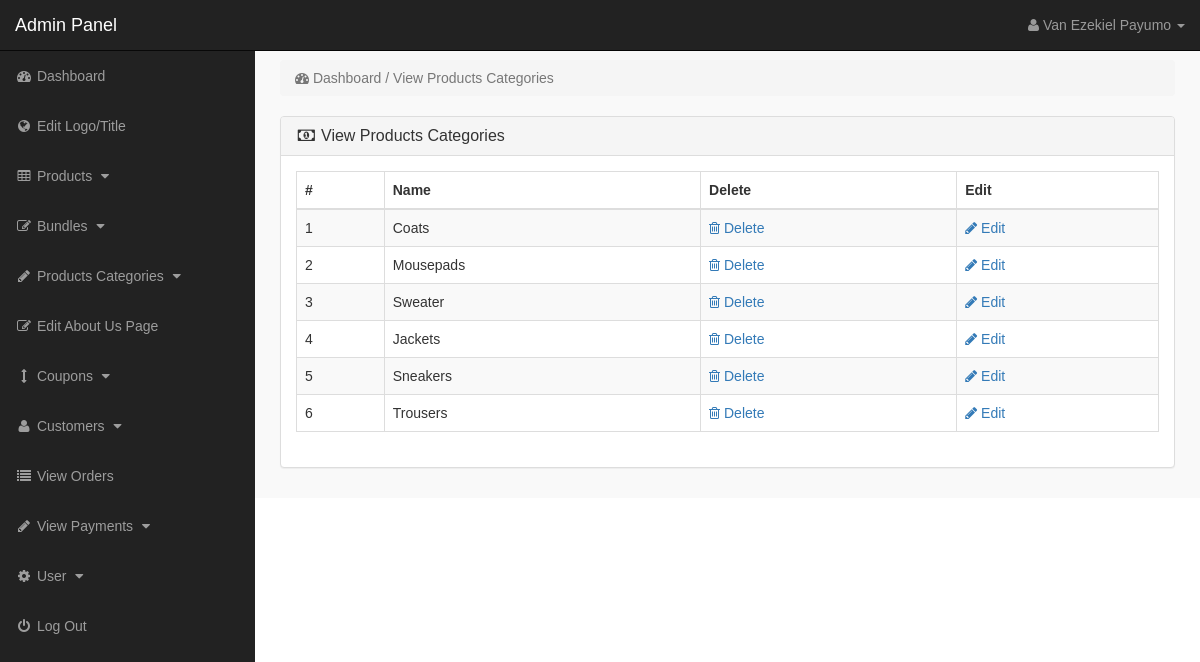
The app's page /admin_area/index.php?view_p_cats (signed in), older data.
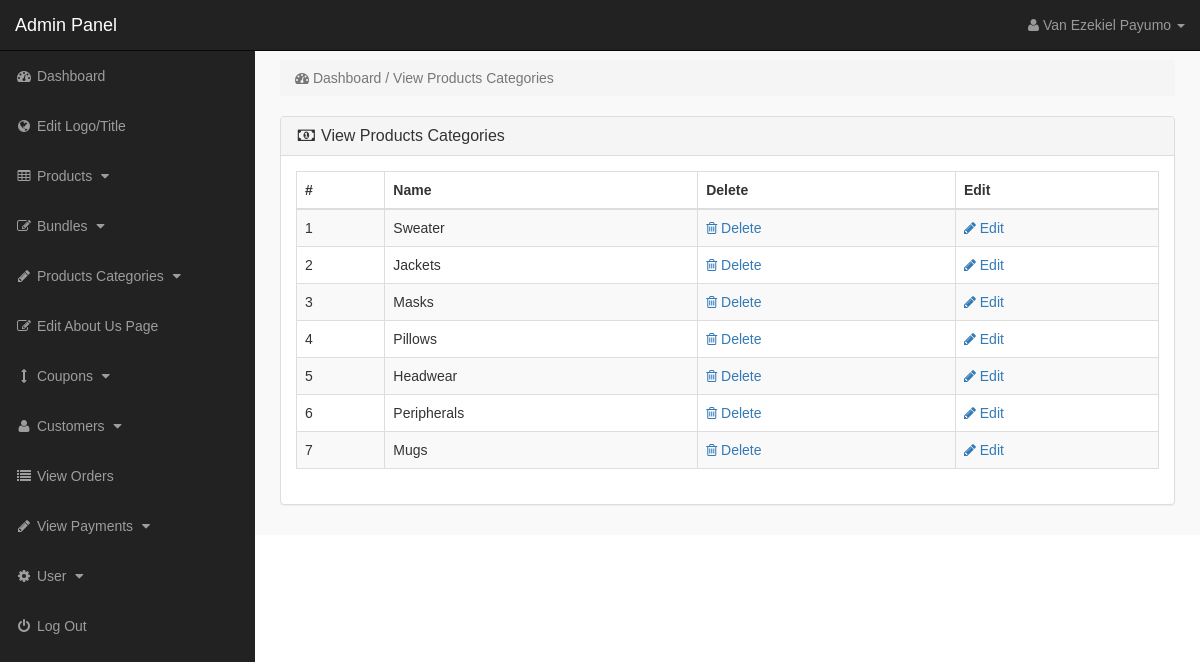
The same page, newer data.
### tables this page shows
CREATE TABLE `product_categories` (
  `p_cat_id` int(10) NOT NULL,
  `p_cat_title` text NOT NULL,
  `p_cat_image` text NOT NULL
);

### admin_area/view_p_cats.php (the view)
<?php
if(!isset($_SESSION['admin_email'])){
echo "<script>window.open('login.php','_self')</script>";
}
else {
    $admin_level = $_SESSION['admin_level'];
    if ($admin_level == 2) {
        $hideme = 'display:none;';
    } else {
        $hideme = '';
    }
?>
<div class="row">
<div class="col-lg-12">
<ol class="breadcrumb">
<li class="active">
<i class="fa fa-dashboard"></i> Dashboard / View Products Categories
</li>
</ol>
</div>
</div>
<div class="row">
<div class="col-lg-12">
<div class="panel panel-default">
<div class="panel-heading">
<h3 class="panel-title">
<i class="fa fa-money fa-fw"> </i> View Products Categories
</h3>
</div>
<div class="panel-body">
<div class="table-responsive">
<table class="table table-bordered table-hover table-striped">
<thead>
<tr>
<th>#</th>
<th>Name</th>
<th>Delete</th>
<th>Edit</th>
</tr>
</thead>
<tbody>
<?php
$i=0;
$get_p_cats = "select * from product_categories";
$run_p_cats = mysqli_query($con,$get_p_cats);
while($row_p_cats = mysqli_fetch_array($run_p_cats)){
$p_cat_id = $row_p_cats['p_cat_id'];
$p_cat_title = $row_p_cats['p_cat_title'];
$i++;
?>
<tr>
<td> <?php echo $i; ?> </td>
<td> <?php echo $p_cat_title; ?> </td>
<td>
<a style="<?php echo $hideme; ?>" href="index.php?delete_p_cat=<?php echo $p_cat_id; ?>">
<i class="fa fa-trash-o"></i> Delete
</a>
</td>
<td>
<a href="index.php?edit_p_cat=<?php echo $p_cat_id; ?>">
<i class="fa fa-pencil"></i> Edit
</a>
</td>
</tr>
<?php } ?>
</tbody>
</table>
</div>
</div>
</div>
</div>
</div>
<?php } ?>

### admin_area/includes/sidebar.php (shortened to what this page needs)
<?php
if (!isset($_SESSION['admin_email'])) {
    echo "<script>window.open('login.php','_self')</script>";
} else {
    $admin_level = $_SESSION['admin_level'];
    if ($admin_level == 2) {
        $hideme = 'display:none;';
    } else {
        $hideme = '';
    }
    ?>
<nav class="navbar navbar-inverse navbar-fixed-top" >
<div class="navbar-header" >
<a class="navbar-brand" href="index.php?dashboard" >Admin Panel</a>
</div>
<ul class="nav navbar-right top-nav" >
<li class="dropdown" >
<a href="#" class="dropdown-toggle" data-toggle="dropdown" >
<i class="fa fa-user" ></i>
<?php echo $admin_name; ?> <b class="caret" ></b>
</a>
</li>
</ul>
<div class="collapse navbar-collapse navbar-ex1-collapse">
<ul class="nav navbar-nav side-nav">
<li>
<a href="index.php?dashboard">
<i class="fa fa-fw fa-dashboard"></i> Dashboard
</a>
</li>
<li>
<a style="<?php echo $hideme; ?>" href="index.php?edit_logo_title">
<i class="fa fa-fw fa-globe"></i> Edit Logo/Title
</a>
</li>
<li>
<a href="#" data-toggle="collapse" data-target="#products">
<i class="fa fa-fw fa-table"></i> Products
<i class="fa fa-fw fa-caret-down"></i>
</a>
</li>
<li>
<a href="#" data-toggle="collapse" data-target="#bundles">
<i class="fa fa-fw fa-edit"></i> Bundles
<i class="fa fa-fw fa-caret-down"></i>
</a>
</li>
<li>
<a href="#" data-toggle="collapse" data-target="#p_cat">
<i class="fa fa-fw fa-pencil"></i> Products Categories
<i class="fa fa-fw fa-caret-down"></i>
</a>
</li>
<li style="<?php echo $hideme; ?>">
<a href="index.php?edit_about_us">
<i class="fa fa-fw fa-edit"></i> Edit About Us Page
</a>
</li>
<li style="<?php echo $hideme; ?>">
<a href="#" data-toggle="collapse" data-target="#coupons">
<i class="fa fa-fw fa-arrows-v"></i> Coupons
<i class="fa fa-fw fa-caret-down"></i>
</a>
</li>
<li style="<?php echo $hideme; ?>">
<a href="#" data-toggle="collapse" data-target="#customer">
<i class="fa fa-fw fa-user"></i> Customers
<i class="fa fa-fw fa-caret-down"></i>
</a>
</li>
<li>
<a href="index.php?view_orders">
<i class="fa fa-fw fa-list"></i> View Orders
</a>
</li>
<li>
<a href="#" data-toggle="collapse" data-target="#pay">
<i class="fa fa-fw fa-pencil"></i> View Payments
<i class="fa fa-fw fa-caret-down"></i>
</a>
</li>
<li>
<a href="#" data-toggle="collapse" data-target="#users">
<i class="fa fa-fw fa-gear"></i> User
<i class="fa fa-fw fa-caret-down"></i>
</a>
</li>
<li>
<a href="logout.php">
<i class="fa fa-fw fa-power-off"></i> Log Out
</a>
</li>
</ul>
</div>
</nav>
<?php }?>

Row changes from the older to the newer data that the page shows:
removed product_categories: p_cat_title "Coats"
removed product_categories: p_cat_title "Mousepads"
removed product_categories: p_cat_title "Sneakers"
removed product_categories: p_cat_title "Trousers"
added product_categories: p_cat_title "Masks"
added product_categories: p_cat_title "Pillows"
added product_categories: p_cat_title "Headwear"
added product_categories: p_cat_title "Peripherals"
added product_categories: p_cat_title "Mugs"
